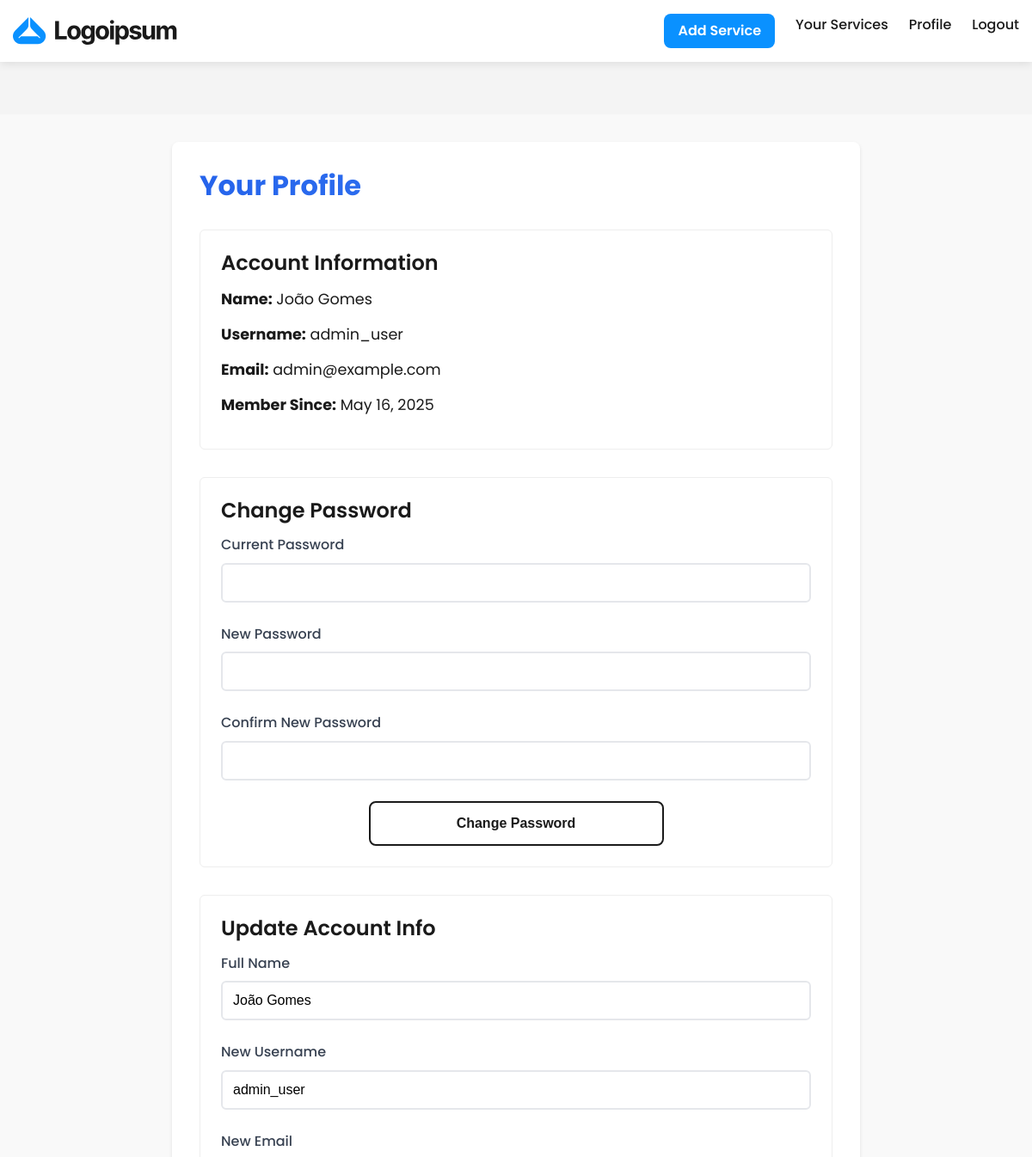
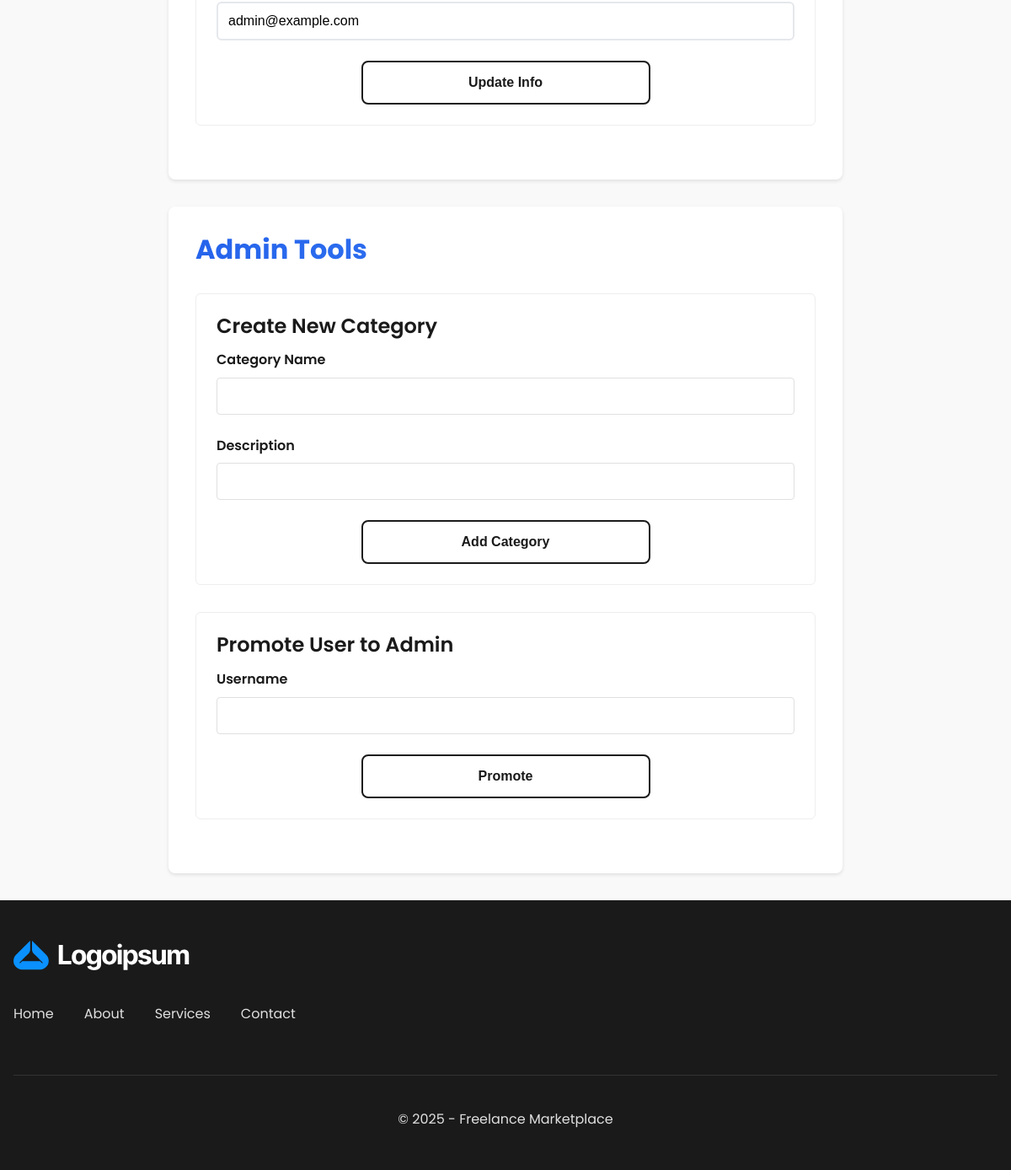
The page /pages/profile.php (signed in) on the database its author committed (2 pictures, top to bottom).
### tables this page shows
CREATE TABLE Users (
    id INTEGER PRIMARY KEY AUTOINCREMENT,
    name TEXT NOT NULL,
    username TEXT UNIQUE NOT NULL,
    email TEXT UNIQUE NOT NULL,
    password TEXT NOT NULL,
    is_admin INTEGER DEFAULT 0,
    created_at DATETIME DEFAULT CURRENT_TIMESTAMP
);

### public/includes/user.php (called while the page is built, shortened)
<?php
function getUserById($userId) {
    try {
        $db = getDB();
        $stmt = $db->prepare("SELECT id, username, email, name, is_admin, created_at FROM Users WHERE id = ?");
        $stmt->execute([$userId]);
        return $stmt->fetch(PDO::FETCH_ASSOC);
    } catch (PDOException $e) {
        return false;
    }
}
?>

### public/pages/profile.php (the view, shortened to what this page needs)
<?php
require_once '../includes/user.php';
$currentUserId = getCurrentUserId();
$user = [];
if ($currentUserId) {
    $user = getUserById($currentUserId);
}
include_once '../templates/header.php';
?>
<div class="profile-container">
    <h1 class="gradient-heading">Your Profile</h1>
    <div class="profile-section">
        <h2>Account Information</h2>
        <div class="user-info">
            <p><strong>Name:</strong> <?php echo htmlspecialchars($user['name']); ?></p>
            <p><strong>Username:</strong> <?php echo htmlspecialchars($user['username']); ?></p>
            <p><strong>Email:</strong> <?php echo htmlspecialchars($user['email']); ?></p>
            <p><strong>Member Since:</strong> <?php echo date('F j, Y', strtotime($user['created_at'])); ?></p>
        </div>
    </div>
    <div class="password-section">
        <h2>Change Password</h2>
        <form action="" method="post">
            <div class="form-group">
                <label for="current_password">Current Password</label>
                <input type="password" id="current_password" name="current_password" class="form-control" required>
            </div>
            <div class="form-group">
                <label for="new_password">New Password</label>
                <input type="password" id="new_password" name="new_password" class="form-control" required>
            </div>
            <div class="form-group">
                <label for="confirm_password">Confirm New Password</label>
                <input type="password" id="confirm_password" name="confirm_password" class="form-control" required>
            </div>
            <button type="submit" name="change_password" class="btn btn-block">Change Password</button>
        </form>
    </div>
    <div class="password-section">
        <h2>Update Account Info</h2>
        <form action="" method="post">
            <div class="form-group">
                <label for="name">Full Name</label>
                <input type="text" id="name" name="name" value="<?php echo htmlspecialchars($user['name']); ?>" class="form-control" required>
            </div>
            <div class="form-group">
                <label for="username">New Username</label>
                <input type="text" id="username" name="username" value="<?php echo htmlspecialchars($user['username']); ?>" class="form-control" required>
            </div>
            <div class="form-group">
                <label for="email">New Email</label>
                <input type="email" id="email" name="email" value="<?php echo htmlspecialchars($user['email']); ?>" class="form-control" required>
            </div>
            <button type="submit" name="update_info" class="btn btn-block">Update Info</button>
        </form>
    </div>
</div>
<?php if ($user['is_admin']): ?>
    <div class="profile-container">
        <h1 class="gradient-heading">Admin Tools</h1>
        <div class="profile-section">
            <h2>Create New Category</h2>
            <form action="" method="post">
                <div class="form-group">
                    <label for="category_name">Category Name</label>
                    <input type="text" name="category_name" class="form-control" required>
                </div>
                <div class="form-group">
                    <label for="category_description">Description</label>
                    <input type="text" name="category_description" class="form-control" required>
                </div>
                <button type="submit" name="add_category" class="btn btn-block">Add Category</button>
            </form>
        </div>
        <div class="profile-section">
            <h2>Promote User to Admin</h2>
            <form action="" method="post">
                <div class="form-group">
                    <label for="username">Username</label>
                    <input type="text" name="username" class="form-control" required>
                </div>
                <button type="submit" name="promote_user" class="btn btn-block">Promote</button>
            </form>
        </div>
    </div>
<?php endif; ?>
<?php include_once '../templates/footer.php'; ?>

### public/assets/css/style.css (style rules this page uses)
:root { --primary: #0a91ff; --primary-dark: #035ca5; --primary-light: #378bcf; --secondary: #1A1A1A; --secondary-light: #333333; --background: #f9f9f9; --white: #ffffff; --gray-light: #f4f4f4; --gray: #e0e0e0; --gray-dark: #888888; --success: #28a745; --error: #dc3545; --font-main: 'Poppins', 'Segoe UI', Tahoma, Geneva, Verdana, sans-serif; }
* { margin: 0; padding: 0; box-sizing: border-box; }
html, body { height: 100%; }
body { font-family: var(--font-main); line-height: 1.6; color: var(--secondary); background-color: var(--background); display: flex; flex-direction: column; min-height: 100vh; }
h1, h2, h3, h4, h5, h6 { margin-bottom: 0.8rem; font-weight: 600; line-height: 1.2; }
p { margin-bottom: 1rem; }
.form-group { margin-bottom: 1.5rem; }
.form-group label { display: block; margin-bottom: 0.5rem; font-weight: 600; color: var(--secondary); }
.form-control { width: 100%; padding: 0.75rem 1rem; border: 1px solid var(--gray); border-radius: 4px; font-size: 1rem; transition: border-color 0.3s, box-shadow 0.3s; }
.btn { text-align: center; font-size: 1rem; border-radius: 8px; line-height: clamp(2.5rem, 7vw, 3rem); text-decoration: none; font-weight: 700; min-width: 10.875rem; margin: auto; color: var(--secondary); padding: 0 1.5rem; box-sizing: border-box; background-color: var(--white); border: 2px solid var(--secondary); display: inline-flex; align-items: center; justify-content: center; position: relative; z-index: 1; transition: color 0.3s; cursor: pointer; }
.btn:before { content: ""; width: 0; height: 100%; background: var(--secondary); opacity: 1; position: absolute; display: block; bottom: 0; left: 0; transition: width 0.3s; z-index: -1; }
.btn-block { display: flex; width: 50%; }
.profile-container { max-width: 800px; margin: 2rem auto; padding: 2rem; background: #fff; border-radius: 8px; box-shadow: 0 2px 4px rgba(0,0,0,0.1); }
.profile-section, .password-section { margin-bottom: 2rem; padding: 1.5rem; border: 1px solid #eee; border-radius: 6px; }
.user-info p { margin: 0.8rem 0; font-size: 1.1rem; }
.gradient-heading { background: linear-gradient(135deg, #2563eb 0%, #3b82f6 100%); -webkit-background-clip: text; background-clip: text; color: transparent; font-weight: 700; margin-bottom: 2rem; }
.password-section .form-control { width: 100%; padding: 0.75rem; border: 2px solid #e5e7eb; border-radius: 0.375rem; transition: border-color 0.2s; }
.password-section .form-group { margin-bottom: 1.5rem; }
.password-section label { display: block; margin-bottom: 0.5rem; font-weight: 500; color: #374151; }

### rows shown on the page
users: name "João Gomes", username "admin_user", email "admin@example.com", created_at "May 16, 2025"
